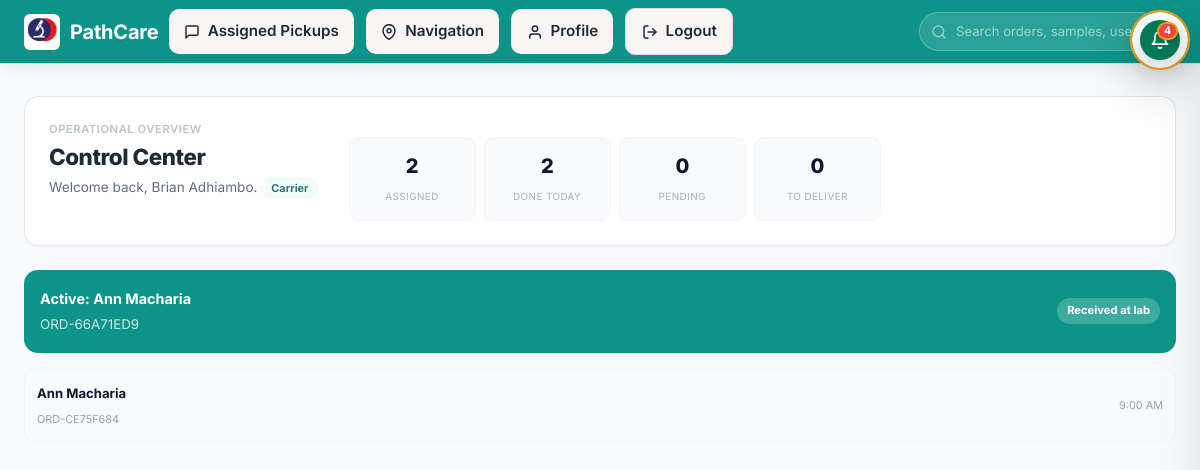
/ (signed in), run on the app's committed database.
### accounts/models.py (models this page shows, shortened)
class User(AbstractUser):
    class Role(models.TextChoices):
        SUPER_ADMIN = "super_admin", "Super Admin"
        DISPATCHER = "dispatcher", "Dispatcher"
        CARRIER = "carrier", "Carrier"
        CLIENT = "client", "Client"
        LAB_STAFF = "lab_staff", "Lab Staff"
    role = models.CharField(max_length=20, choices=Role.choices, default=Role.DISPATCHER)
    phone = models.CharField(max_length=32, blank=True)
    department = models.CharField(max_length=100, blank=True)
    objects = PathcareUserManager()
    def is_super_admin(self):
        return self.is_superuser or self.role == self.Role.SUPER_ADMIN
    def is_dispatcher(self):
        return not self.is_superuser and self.role == self.Role.DISPATCHER
    def is_carrier(self):
        return not self.is_superuser and self.role == self.Role.CARRIER

### tracking/models.py (models this page shows, shortened)
class Order(models.Model):
    class Priority(models.TextChoices):
        ROUTINE = "routine", "Routine"
        URGENT = "urgent", "Priority"
        STAT = "stat", "STAT (immediate)"
    class Status(models.TextChoices):
        PENDING_REVIEW = "pending_review", "Pending review"
        PENDING = "pending", "Pending assignment"
        ASSIGNED = "assigned", "Assigned to carrier"
        ACCEPTED = "accepted", "Accepted by carrier"
        EN_ROUTE_TO_CLIENT = "en_route_client", "En route to client"
        AT_CLIENT = "at_client", "Arrived at client"
        PICKED_UP = "picked_up", "Picked up"
        IN_TRANSIT = "in_transit", "In transit"
        DELIVERED = "delivered", "Delivered to lab"
        RECEIVED = "received", "Received at lab"
        COMPLETED = "completed", "Completed"
        CANCELLED = "cancelled", "Cancelled"
    id = models.UUIDField(primary_key=True, default=uuid.uuid4, editable=False)
    reference_code = models.CharField(max_length=32, unique=True)
    client = models.ForeignKey(Client, on_delete=models.PROTECT, related_name="orders")
    facility = models.ForeignKey(
        'core.Facility',
        on_delete=models.SET_NULL,
        null=True,
        blank=True,
        related_name='orders',
        help_text="Facility for this pickup (defaults to client's default facility)"
    )
    carrier = models.ForeignKey(
        Carrier, on_delete=models.SET_NULL, null=True, blank=True, related_name="orders"
    )
    priority = models.CharField(max_length=16, choices=Priority.choices, default=Priority.ROUTINE)
    status = models.CharField(max_length=16, choices=Status.choices, default=Status.PENDING)
    requested_pickup_time = models.DateTimeField(null=True, blank=True)
    samples_ready_at = models.DateTimeField(null=True, blank=True)
    requestor_name = models.CharField(max_length=255, blank=True)
    requestor_phone = models.CharField(max_length=32, blank=True)
    reception_details = models.CharField(max_length=255, blank=True)
    parking_notes = models.CharField(max_length=255, blank=True)
    security_instructions = models.CharField(max_length=255, blank=True)
    pickup_address = models.CharField(max_length=255, blank=True)
    distance_to_lab_km = models.FloatField(null=True, blank=True)
    estimated_pickup_minutes = models.IntegerField(null=True, blank=True)
    notes = models.TextField(blank=True)
    latitude = models.FloatField(null=True, blank=True)
    longitude = models.FloatField(null=True, blank=True)
    created_at = models.DateTimeField(auto_now_add=True)
    updated_at = models.DateTimeField(auto_now=True)

class Client(models.Model):
    id = models.UUIDField(primary_key=True, default=uuid.uuid4, editable=False)
    name = models.CharField(max_length=255)
    contact_name = models.CharField(max_length=255, blank=True)
    contact_phone = models.CharField(max_length=32)
    contact_email = models.EmailField(blank=True)
    address = models.CharField(max_length=255)
    latitude = models.FloatField(null=True, blank=True)
    longitude = models.FloatField(null=True, blank=True)
    default_facility = models.ForeignKey(
        'core.Facility',
        on_delete=models.SET_NULL,
        null=True,
        blank=True,
        related_name='clients',
        help_text="Default facility for this client's pickups"
    )
    is_active = models.BooleanField(default=True)
    created_at = models.DateTimeField(auto_now_add=True)

### tracking/views.py (the view, shortened to what this page needs)
# urls.py: path("", views.dashboard, name="dashboard"),
@role_required("super_admin", "dispatcher", "carrier", "client", "lab_staff")
def dashboard(request):
    role = _user_role(request.user)
    now = timezone.localtime()
    orders = _order_queryset_for_user(request.user).select_related("client", "carrier").order_by("-created_at")
    dispatcher_context = {}
    carrier_context = {}
    client_context = {}
    user_counts = {}
    clients = Client.objects.all().order_by("name")
    user_client = None
    try:
        user_client = Client.objects.filter(contact_email=getattr(request.user, "email", None)).first()
    except Exception:
        user_client = None
    if role == "Carrier":
        carrier = getattr(request.user, "carrier_profile", None)
        assigned_orders = Order.objects.filter(carrier=carrier).select_related("client").order_by("-created_at")
        carrier_context = {
            "carrier": carrier,
            "assigned_orders": assigned_orders,
            "completed_today": Order.objects.filter(carrier=carrier, status__in=[Order.Status.DELIVERED, Order.Status.RECEIVED, Order.Status.COMPLETED], updated_at__date=now.date()).count(),
            "pending_pickups": Order.objects.filter(carrier=carrier, status__in=[Order.Status.ASSIGNED, Order.Status.ACCEPTED, Order.Status.EN_ROUTE_TO_CLIENT, Order.Status.AT_CLIENT]).count(),
            "pending_deliveries": Order.objects.filter(carrier=carrier, status__in=[Order.Status.PICKED_UP, Order.Status.IN_TRANSIT]).count(),
            "custody_events": CustodyEvent.objects.filter(order__carrier=carrier).order_by("-timestamp")[:15],
        }
    status_filter = request.GET.get("status", "")
    if status_filter:
        orders_table = orders.filter(status=status_filter)
    else:
        orders_table = orders
    counts = {
        "pending": orders.filter(status=Order.Status.PENDING).count(),
        "assigned": orders.filter(status=Order.Status.ASSIGNED).count(),
        "in_transit": orders.filter(status=Order.Status.IN_TRANSIT).count(),
        "delivered": orders.filter(status__in=[Order.Status.DELIVERED, Order.Status.RECEIVED, Order.Status.COMPLETED]).count(),
    }
    if role == "Dispatcher" and "orders_in_transit" not in dispatcher_context:
        dispatcher_context["orders_in_transit"] = Order.objects.filter(status=Order.Status.IN_TRANSIT).count()
    context = {
        "role": role,
        "dispatcher_context": dispatcher_context,
        "carrier_context": carrier_context,
        "client_context": client_context,
        "user_counts": user_counts,
        "clients": clients,
        "user_client": user_client,
        "lab_location": settings.LAB_LOCATION,
        "orders": orders_table,
        "statuses": Order.Status.choices,
        "status_filter": status_filter,
        "counts": counts,
    }
    return render(request, "tracking/dashboard.html", context)

### tracking/context_processors.py (called while the page is built)
def notifications(request):
    if not request.user.is_authenticated:
        return {}
    try:
        unread = Notification.objects.filter(user=request.user, is_read=False).count()
        recent = Notification.objects.filter(user=request.user).order_by("-created_at")[:10]
        return {"notifications_unread_count": unread, "notifications_list": recent}
    except Exception:
        return {}

### tracking/views.py (called while the page is built)
def _user_role(user):
    if not user.is_authenticated:
        return None
    if getattr(user, "is_super_admin", lambda: False)():
        return "Super Admin"
    if hasattr(user, "carrier_profile"):
        return "Carrier"
    if hasattr(user, "get_role_display"):
        return user.get_role_display()
    return "Dispatcher"

def _order_queryset_for_user(user):
    if not user.is_authenticated:
        return Order.objects.none()
    if getattr(user, "is_super_admin", lambda: False)() or user.is_dispatcher():
        return Order.objects.all()
    if user.is_carrier():
        carrier = getattr(user, "carrier_profile", None)
        if carrier is None:
            return Order.objects.none()
        return Order.objects.filter(carrier=carrier)
    if user.is_client():
        return Order.objects.filter(client__contact_email=user.email)
    if user.is_lab_staff():
        return Order.objects.filter(status__in=[Order.Status.DELIVERED, Order.Status.RECEIVED, Order.Status.COMPLETED])
    return Order.objects.none()

### tracking/templates/tracking/dashboard.html (shortened to what this page needs)
{% extends "tracking/base.html" %}
{% block content %}
<div class="hero-card">
  <div>
    <p class="eyebrow">Operational Overview</p>
    <h1>Control Center</h1>
    <p>Welcome back{% if user.get_full_name %}, {{ user.get_full_name }}{% endif %}. {% if role %}<span class="role-badge">{{ role }}</span>{% endif %}</p>
  </div>
  <div class="hero-stats">
    {% if role == "Super Admin" %}
      <div><strong>{{ user_counts.active_orders|default:0 }}</strong><span>Active Orders</span></div>
      <div><strong>{{ user_counts.pending_pickups|default:0 }}</strong><span>Pending</span></div>
      <div><strong>{{ user_counts.completed_deliveries|default:0 }}</strong><span>Completed</span></div>
      <div><strong>{{ user_counts.delayed_deliveries|default:0 }}</strong><span>Delayed</span></div>
      <div><strong>{{ user_counts.active_carriers|default:0 }}</strong><span>Carriers</span></div>
      <div><strong>{{ user_counts.total_users|default:0 }}</strong><span>Users</span></div>
    {% elif role == "Carrier" %}
      <div><strong>{{ carrier_context.assigned_orders.count|default:0 }}</strong><span>Assigned</span></div>
      <div><strong>{{ carrier_context.completed_today|default:0 }}</strong><span>Done Today</span></div>
      <div><strong>{{ carrier_context.pending_pickups|default:0 }}</strong><span>Pending</span></div>
      <div><strong>{{ carrier_context.pending_deliveries|default:0 }}</strong><span>To Deliver</span></div>
    {% endif %}
  </div>
</div>
{% if role == "Carrier" %}
<div style="display:flex;flex-direction:column;gap:var(--space-md);">
  {% with active_order=carrier_context.assigned_orders|first %}
    {% if active_order %}
      <a href="{% url 'tracking:order_detail' active_order.pk %}" style="display:flex;justify-content:space-between;align-items:center;background:var(--color-primary);color:#fff;border-radius:var(--radius-lg);padding:16px;text-decoration:none;">
        <div><strong style="font-size:.9rem;">Active: {{ active_order.client.name }}</strong><br><small style="opacity:.8;">{{ active_order.reference_code }}</small></div>
        <span style="font-size:.7rem;font-weight:700;background:rgba(255,255,255,.2);padding:4px 10px;border-radius:var(--radius-full);">{{ active_order.get_status_display }}</span>
      </a>
    {% endif %}
  {% endwith %}
  <div class="carrier-dash">
    {% for order in carrier_context.assigned_orders|slice:"1:4" %}
      <a href="{% url 'tracking:order_detail' order.pk %}">
        <div><strong>{{ order.client.name }}</strong><br><small>{{ order.reference_code }}</small></div>
        <span style="font-size:.68rem;color:var(--color-text-muted);">{{ order.requested_pickup_time|date:"g:i A" }}</span>
      </a>
    {% endfor %}
  </div>
</div>
{% endif %}
{% endblock %}

### tracking/static/tracking/css/style.css (style rules this page uses)
html { font-size: 16px; -webkit-font-smoothing: antialiased; -moz-osx-font-smoothing: grayscale; }
body { font-family: var(--font-sans); font-size: 1rem; line-height: 1.5; color: var(--text-main); }
:root { --font-sans: 'Inter', -apple-system, BlinkMacSystemFont, "Segoe UI", Roboto, sans-serif; --bg-primary: #FAF5F5; --bg-secondary: #FDE7EA; --panel-bg: #FFFFFF; --border-color: #E6D7D9; --text-main: #1F2937; --text-muted: #6B7280; --text-faint: #9CA3AF; --text-inverse: #FFFFFF; --primary: #C8102E; --primary-strong: #97001F; --primary-soft: #FDE7EA; --primary-hover: #A00E2C; --primary-soft-text: #7A0D24; --success: #2E7D32; --success-hover: #27692b; --success-soft: #E6F4EA; --success-soft-text: #165b2f; --warning: #ED6C02; --warning-hover: #d75a00; --warning-soft: #FFF4E6; --warning-soft-text: #7a3f00; --danger: #E74C3C; --danger-hover: #C0392B; --danger-soft: #FDF0EE; --danger-soft-text: #A0423C; --info: #546E7A; --shadow-sm: 0 1px 2px 0 rgba(0, 0, 0, 0.05); --shadow-md: 0 6px 18px rgba(16,24,40,0.06); --shadow-lg: 0 12px 30px rgba(16,24,40,0.08); --shadow-xl: 0 24px 60px rgba(16,24,40,0.10); --radius-sm: 8px; --radius-md: 12px; --radius-lg: 14px; --radius-xl: 20px; }
* { box-sizing: border-box; margin: 0; padding: 0; }
body { font-family: var(--font-sans); background-color: var(--bg-primary); color: var(--text-main); line-height: 1.5; -webkit-font-smoothing: antialiased; -moz-osx-font-smoothing: grayscale; }
.hero-card, .panel, .detail-card, .sidebar-panel, .alert-card, .mobile-card { background-color: var(--panel-bg); border: 1px solid var(--border-color); border-radius: var(--radius-lg); padding: 1.5rem; box-shadow: var(--shadow-md); margin-bottom: 1.75rem; transition: box-shadow 0.25s ease, transform 0.25s ease; }
.hero-card { display: flex; justify-content: space-between; align-items: center; gap: 2rem; background: linear-gradient(135deg, var(--primary) 0%, var(--primary-hover) 100%); color: var(--text-inverse); border: none; box-shadow: var(--shadow-lg); }
.hero-card h1 { font-size: 1.75rem; font-weight: 800; margin-bottom: 0.5rem; }
.hero-card p { opacity: 0.9; font-size: 1rem; max-width: 600px; }
.hero-stats { display: grid; grid-template-columns: repeat(auto-fit, minmax(130px, 1fr)); gap: 1rem; flex: 1; }
.hero-stats > div { background: rgba(255, 255, 255, 0.12); border: 1px solid rgba(255, 255, 255, 0.1); padding: 1.25rem 1rem; border-radius: var(--radius-md); text-align: center; backdrop-filter: blur(10px); transition: transform 0.2s ease; }
.hero-stats strong { display: block; font-size: 1.75rem; font-weight: 700; }
.hero-stats span { font-size: 0.75rem; text-transform: uppercase; letter-spacing: 0.05em; opacity: 0.85; }
h1, h2, h3, h4, h5, h6 { font-weight: 700; letter-spacing: -0.02em; color: var(--text-main); margin-bottom: 0.5rem; }
.eyebrow { text-transform: uppercase; letter-spacing: 0.1em; font-size: 0.75rem; color: var(--primary); font-weight: 700; margin-bottom: 0.5rem; }
html, body { min-width: 320px; width: 100%; overflow-x: hidden; }
body { min-height: 100vh; background: var(--bg-primary); color: var(--text-main); }

### data on the page
User: get_full_name "Brian Adhiambo", role "Carrier"
Order: client.name "Ann Macharia", reference_code "ORD-66A71ED9", status "Received at lab"
Order: client.name "Ann Macharia", reference_code "ORD-CE75F684", requested_pickup_time "9:00 AM"

### other printed values
{{ notifications_unread_count }} "4"
{{ carrier_context.assigned_orders.count|default:0 }} "2"
{{ carrier_context.completed_today|default:0 }} "2"
{{ carrier_context.pending_pickups|default:0 }} "0"
{{ carrier_context.pending_deliveries|default:0 }} "0"
